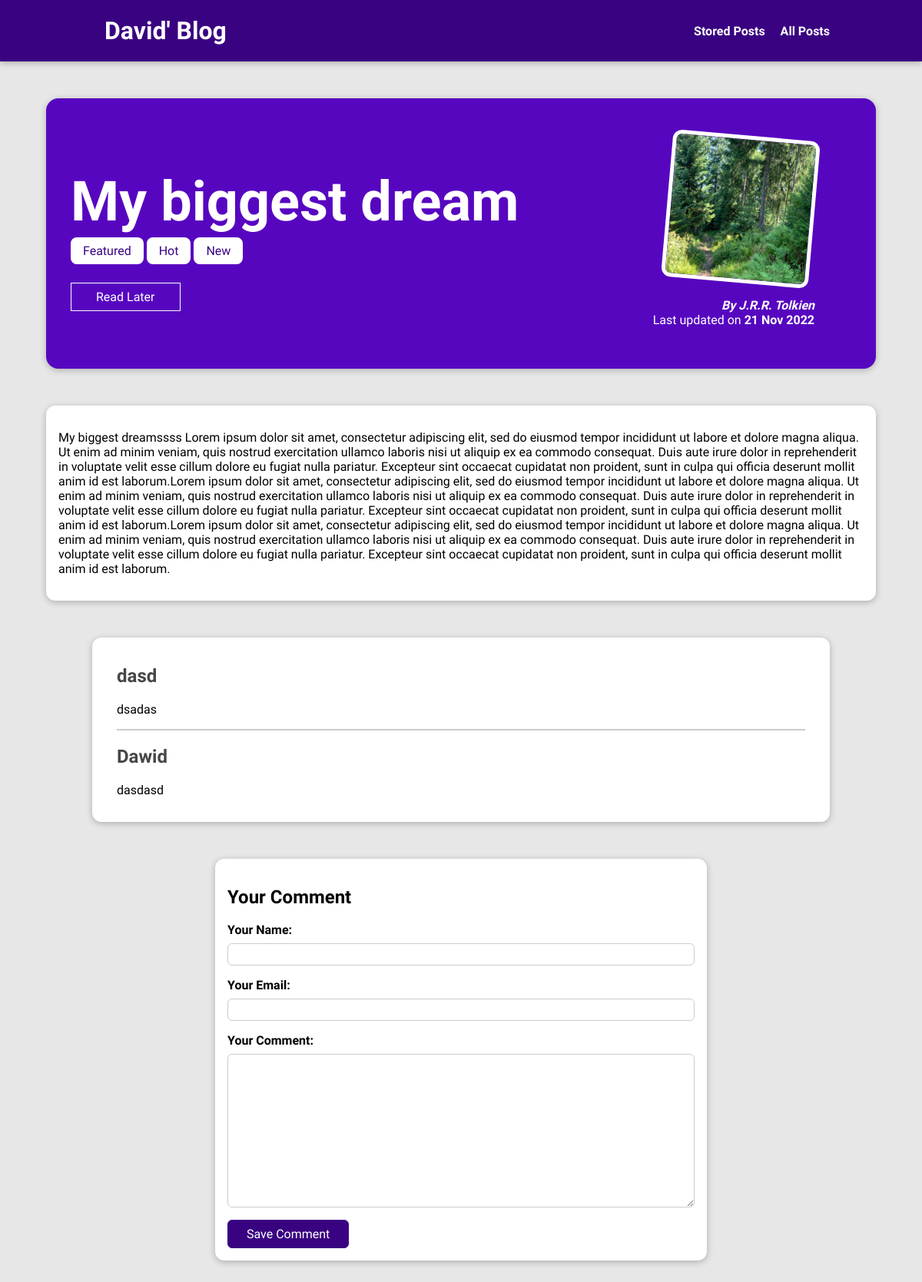
Page /posts/hike-in-the-mountains on the earlier database version.
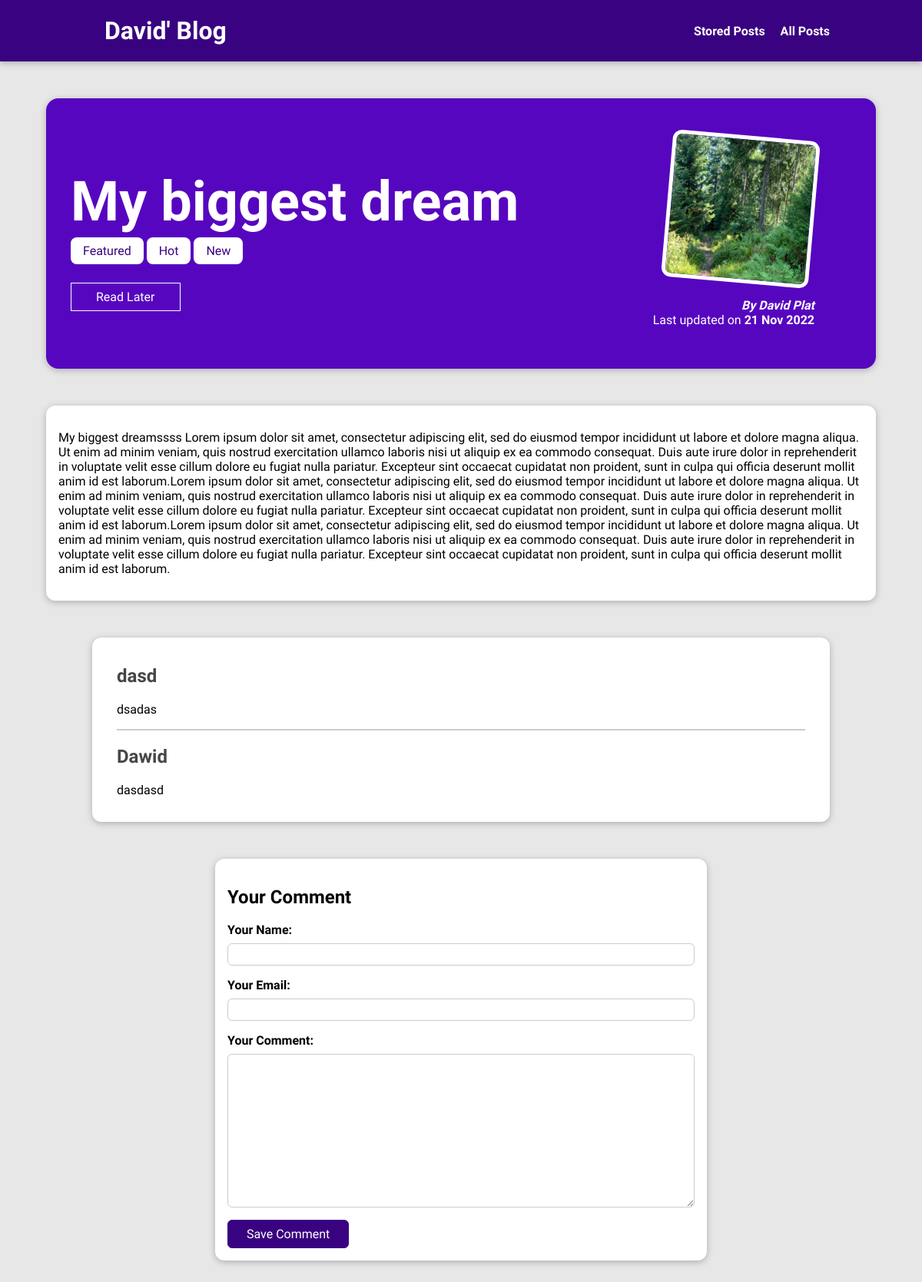
Same page on the later database version.
### blog/models.py (models this page shows, shortened)
class Post(models.Model):
    title = models.CharField(max_length=100)
    image = models.ImageField(upload_to="posts", null=True)
    author = models.ForeignKey(Author, on_delete = models.PROTECT, null = False)
    date = models.DateField( auto_now=False, auto_now_add=True)
    slug = models.SlugField(null=False,unique = True, db_index=True)
    excerpt = models.CharField(max_length=350)
    content = models.TextField(validators=[MinLengthValidator(10)])
    tags = models.ManyToManyField(Tag)

class Tag(models.Model):
    caption = models.CharField(max_length=25)

class Author(models.Model):
    first_name = models.CharField(max_length=100)
    last_name = models.CharField(max_length=100)
    email_address = models.EmailField()
    def __str__(self):
        return f"{self.first_name} {self.last_name} "

class Comment(models.Model):
    user_name = models.CharField(max_length=120)
    user_email = models.EmailField()
    text = models.TextField(max_length=400)
    post = models.ForeignKey(Post, on_delete=models.CASCADE, related_name="comments")

### blog/views.py (the view, shortened to what this page needs)
# urls.py: path("posts/<slug:slug>", views.SinglePostView.as_view(), name = "singpo"),
class SinglePostView(View):
    def is_stored_post(self,request,post_id):
        stored_posts = request.session.get("stored_posts")
        if stored_posts is not None:
            is_saved_for_later = post_id in stored_posts
        else:
            is_saved_for_later = False
        return is_saved_for_later
    def get(self, request, slug):
        post = Post.objects.get(slug=slug)
        context = {
            "post": post,
            "post_tags": post.tags.all(),
            "comment_form": CommentForm(),
            "comments": post.comments.all().order_by("-id"),
            "saved_for_later": self.is_stored_post(request, post.id)
        }
        return render(request, "blog/single_post.html", context)

### blog/forms.py
class CommentForm(forms.ModelForm):
    class Meta:
        model = Comment
        exclude = ["post"]
        labels = {
            "user_name": "Your Name",
            "user_email": "Your Email",
            "text": "Your Comment"
            }

### blog/templates/blog/single_post.html (shortened to what this page needs)
{% extends "base.html" %}
{% load static %}
{% block css_files %}
<link rel= "stylesheet" href="{% static "blog/single_post.css" %}"/>
{% endblock %}
{% block content %}
<section id="summary">
    <h2>{{post.title}}</h2>
    <div>
        {% for tag in post_tags%}
        <span class="tag">{{ tag.caption }}</span>
        {% endfor %}
    </div>
    <div id="read-later">
        <form action="{%url "read-later"%}" method="POST">
             <button>
                {% if saved_for_later%}
                    Remove from "Read Later" List
                {% else %}
                    Read Later
                {% endif %}
            </button>
        </form>
    </div>
    <article>
    <img src="{{ post.image.url }}" alt="{{post.title}}"/>
    <address>By <a href="mailto:{{ post.author.email_address }}">{{post.author}}</a></address>
    <div>
        Last updated on <time>{{post.date|date:"d M Y"}}</time>
    </div>
    </article>
</section>
<main>
        {{post.content|linebreaks}}
</main>
    <section id="comments">
        <ul>
            {% for comment in comments %}
             <li>
                <h2>{{ comment.user_name }}</h2>
                <p>{{ comment.text|linebreaks }}</p>
             </li>
             {% endfor %}
            </section>
    <section id="comment-form">
        <h2>Your Comment</h2>
        <form action="{% url "singpo" post.slug %} "method="POST">
            {% for form_field in comment_form %}
            <div class="form-control {% if form_field.errors %} invalid {% endif %}">
                {{ form_field.label_tag }}
                {{ form_field }}
            </div>
        {% endfor %}
            <button>Save Comment</button>
        </form>
    </section>
{% endblock%}

### templates/base.html (shortened to what this page needs)
{% load static %}
<!DOCTYPE html>
<html lang="en">
  <head>
    <link rel="stylesheet" href="{% static "styles.css" %}"/>
    {% block css_files %}{% endblock %}
  </head>
  <body>
    <header id="main-navigation">
      <h1><a href="{% url "index"%}">David' Blog</a></h1>
      <nav>
        <a href="{% url "read-later"%}">Stored Posts</a>
        <a href="{% url "posts"%}">All Posts</a>
      </nav>
    </header>
    {% block content %}{% endblock %}
  </body>
</html>

### static/styles.css (style rules this page uses)
* { box-sizing: border-box; }
html { font-family: 'Roboto Condensed', sans-serif; }
body { margin: 0; }
h1, h2, h3 { font-family: 'Roboto Condensed', sans-serif; font-weight: bold; }
#main-navigation { width: 100%; height: 5rem; display: flex; justify-content: space-between; align-items: center; padding: 0 10%; position: absolute; top: 0; left: 0; }
#main-navigation a { text-decoration: none; color: white; font-weight: bold; margin-left: 1rem; }

### blog/static/blog/single_post.css (style rules this page uses)
body { background-color: #e7e7e7; }
#main-navigation { background-color: #390281; box-shadow: 0 2px 8px rgba(0, 0, 0, 0.25); }
#summary { margin: 8rem auto 3rem auto; padding: 2rem; width: 90%; max-width: 90rem; border-radius: 16px; background-color: #5706c0; position: relative; box-shadow: 0 2px 8px rgba(0, 0, 0, 0.25); height: 22rem; }
#summary h2 { color: white; font-size: 4.5rem; margin-bottom: 0.75rem; }
#summary article { position: absolute; top: 2rem; right: 3rem; padding: 1rem 2rem; border-radius: 12px; text-align: right; color: white; }
#summary article img { width: 12rem; height: 12rem; border-radius: 12px; transform: rotateZ(5deg); border: 5px solid white; margin-bottom: 1rem; }
#summary address { font-weight: bold; }
#summary a { color: white; text-decoration: none; }
#summary time { font-weight: bold; }
#read-later { margin: 2rem 0; }
#read-later button { background-color: transparent; border: 1px solid white; padding: 0.5rem 2rem; font: inherit; color: white; cursor: pointer; }
main { width: 90%; max-width: 90rem; margin: 3rem auto; background-color: white; padding: 1rem; border-radius: 12px; box-shadow: 0 2px 8px rgba(0, 0, 0, 0.25); }
.tag { background-color: white; color: #390281; padding: 0.5rem 1rem; border-radius: 8px; }
#comment-form { margin: 3rem auto; width: 90%; max-width: 40rem; border-radius: 12px; background-color: white; box-shadow: 0 2px 8px rgba(0,0,0,0.25); padding: 1rem; }
#comment-form button { font: inherit; background-color: #390281; color: white; border: 1px solid #390281; padding: 0.5rem 1.5rem; border-radius: 6px; cursor: pointer; }
.form-control { margin-bottom: 1rem; }
.form-control label { font-weight: bold; margin-bottom: 0.5rem; display: block; }
.form-control input, .form-control textarea { display: block; width: 100%; font: inherit; padding: 0.25rem; border-radius: 6px; border: 1px solid #ccc; }
#comments { margin: 3rem auto; width: 90%; max-width: 60rem; border-radius: 12px; background-color: white; box-shadow: 0 2px 8px rgba(0,0,0,0.25); padding: 1rem 2rem; }
#comments ul { list-style: none; margin: 0; padding: 0; }
#comments li { margin-bottom: 1rem; border-bottom: 2px solid #ccc; }
#comments li:last-of-type { border-bottom: none; }
#comments h2 { color: #464646; }

Differences in the rows shown:
changed Post "My biggest dream": author "J.R.R. Tolkien" → "David Plat"
